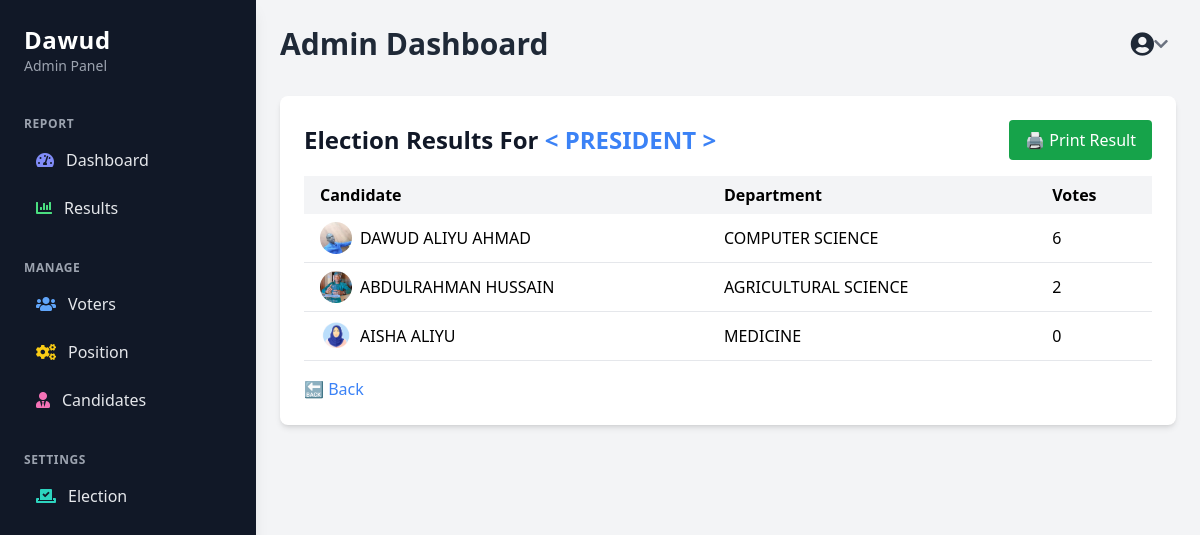
Screenshot of /final-details/10/ (signed in) with the database file from the repository.
### maaun/models.py (models this page shows, shortened)
class Position(models.Model):
    name = models.CharField(max_length=100)
    election = models.ForeignKey(Election, on_delete=models.CASCADE, related_name="positions")
    class Meta:
        unique_together = ('name', 'election')  # Prevents duplicate positions under the same election

class Candidate(models.Model):
    first_name = models.CharField(max_length=255)
    last_name = models.CharField(max_length=255)
    department = models.CharField(max_length=255)
    reg_no = models.CharField(max_length=15, unique=True)
    position = models.ForeignKey('Position', on_delete=models.CASCADE, related_name="candidates")
    avater = models.ImageField(null= True, default="avater.png")
    created = models.DateTimeField(auto_now_add=True)

### maaun/views.py (the view)
# urls.py: path('final-details/<int:position_id>/', views.final_details, name='final-details'),
@login_required(login_url ='my-login')
def final_details(request, position_id): # Use pk instead of position_id
    position = get_object_or_404(Position, id=position_id)
    candidates = Candidate.objects.filter(position=position)
    results = []
    for candidate in candidates:
        vote_count = Vote.objects.filter(candidate=candidate, position=position).count()
        results.append({
            'candidate': candidate,
            'vote_count': vote_count,
        })
    results = sorted(results, key=lambda x: x['vote_count'], reverse=True)
    context = {
        "position": position,
        "results": results,
    }
    return render(request, 'maaun/final-details.html', context)

### maaun/templates/maaun/final-details.html (shortened to what this page needs)
{% load static %}
<html lang="en">
<head>
    <script src="https://cdn.tailwindcss.com"></script>
</head>
<body class="bg-gray-100 h-screen flex">
    <div class="no-print">
        {% include 'maaun/board-sidebar.html' %}
    </div>
    <div class="flex-1 ml-64 p-6 overflow-auto content-wrapper">
        <div class="no-print">
            {% include 'maaun/board-navbar.html' %}
        </div>
        <div class="bg-white shadow-md rounded-lg p-6">
            <div class="flex justify-between items-center mb-4">
                <h1 class="text-2xl font-bold text-gray-900">Election Results For
                    <strong class="text-blue-500">< {{ position.name |upper }} ></strong>
                </h1>
                <button onclick="window.print()" class="no-print bg-green-600 text-white px-4 py-2 rounded hover:bg-green-700 transition">
                    🖨️ Print Result
                </button>
            </div>
            <table class="w-full text-left">
                <thead>
                    <tr class="bg-gray-100">
                        <th class="py-2 px-4">Candidate</th>
                        <th class="py-2 px-4">Department</th>
                        <th class="py-2 px-4">Votes</th>
                    </tr>
                </thead>
                <tbody>
                    {% for result in results %}
                    <tr class="border-b">
                        <td class="py-2 px-4 flex items-center gap-2">
                            <img src="{{ result.candidate.avater.url }}" alt="Profile" class="w-8 h-8 rounded-full object-cover" />
                            <span>{{ result.candidate.first_name|upper }} {{ result.candidate.last_name|upper }}</span>
                        </td>
                        <td class="py-2 px-4">{{ result.candidate.department|upper }}</td>
                        <td class="py-2 px-4">{{ result.vote_count }}</td>
                    </tr>
                    {% endfor %}
                </tbody>
            </table>
            <a href="{% url 'final-result' %}" class="no-print block mt-4 text-blue-500 hover:underline">🔙 Back</a>
        </div>
    </div>
</body>
</html>

### maaun/templates/maaun/board-sidebar.html (shortened to what this page needs)
<div class="w-64 bg-gray-900 text-gray-200 h-screen p-6 fixed left-0 top-0 overflow-y-auto shadow-lg">
    <div class="mb-10">
        <h2 class="text-2xl font-bold tracking-wide text-white">
            {{ request.user.username|title }}
        </h2>
        <p class="text-sm text-gray-400">Admin Panel</p>
    </div>
    <nav class="space-y-8">
        <div>
            <h4 class="text-gray-400 uppercase text-xs font-semibold mb-2 tracking-wider">Report</h4>
            <ul class="space-y-2">
                <li>
                    <a href="{% url 'dashboard' %}" class="flex items-center hover:bg-gray-700 px-3 py-2 rounded transition">
                        <i class="fas fa-tachometer-alt mr-3 text-indigo-400"></i> Dashboard
                    </a>
                </li>
                <li>
                    <a href="{% url 'final-result' %}" class="flex items-center hover:bg-gray-700 px-3 py-2 rounded transition">
                        <i class="fas fa-chart-bar mr-3 text-green-400"></i> Results
                    </a>
                </li>
            </ul>
        </div>
        <div>
            <h4 class="text-gray-400 uppercase text-xs font-semibold mb-2 tracking-wider">Manage</h4>
            <ul class="space-y-2">
                <li>
                    <a href="{% url 'voter' %}" class="flex items-center hover:bg-gray-700 px-3 py-2 rounded transition">
                        <i class="fas fa-users mr-3 text-blue-400"></i> Voters
                    </a>
                </li>
                <li>
                    <a href="{% url 'position' %}" class="flex items-center hover:bg-gray-700 px-3 py-2 rounded transition">
                        <i class="fas fa-cogs mr-3 text-yellow-400"></i> Position
                    </a>
                </li>
                <li>
                    <a href="{% url 'candidate' %}" class="flex items-center hover:bg-gray-700 px-3 py-2 rounded transition">
                        <i class="fas fa-user-tie mr-3 text-pink-400"></i> Candidates
                    </a>
                </li>
            </ul>
        </div>
        <div>
            <h4 class="text-gray-400 uppercase text-xs font-semibold mb-2 tracking-wider">Settings</h4>
            <ul class="space-y-2">
                <li>
                    <a href="{% url 'election' %}" class="flex items-center hover:bg-gray-700 px-3 py-2 rounded transition">
                        <i class="fas fa-vote-yea mr-3 text-teal-400"></i> Election
                    </a>
                </li>
            </ul>
        </div>
    </nav>
</div>

### rows the page displays
Position: name "PRESIDENT"
Candidate: candidate.avater (picture), candidate.first_name "DAWUD ALIYU", candidate.last_name "AHMAD", candidate.department "COMPUTER SCIENCE", vote_count "6"
Candidate: candidate.avater (picture), candidate.first_name "ABDULRAHMAN", candidate.last_name "HUSSAIN", candidate.department "AGRICULTURAL SCIENCE", vote_count "2"
Candidate: candidate.avater (picture), candidate.first_name "AISHA", candidate.last_name "ALIYU", candidate.department "MEDICINE", vote_count "0"

### other values shown
{{ request.user.username|title }} "Dawud"
